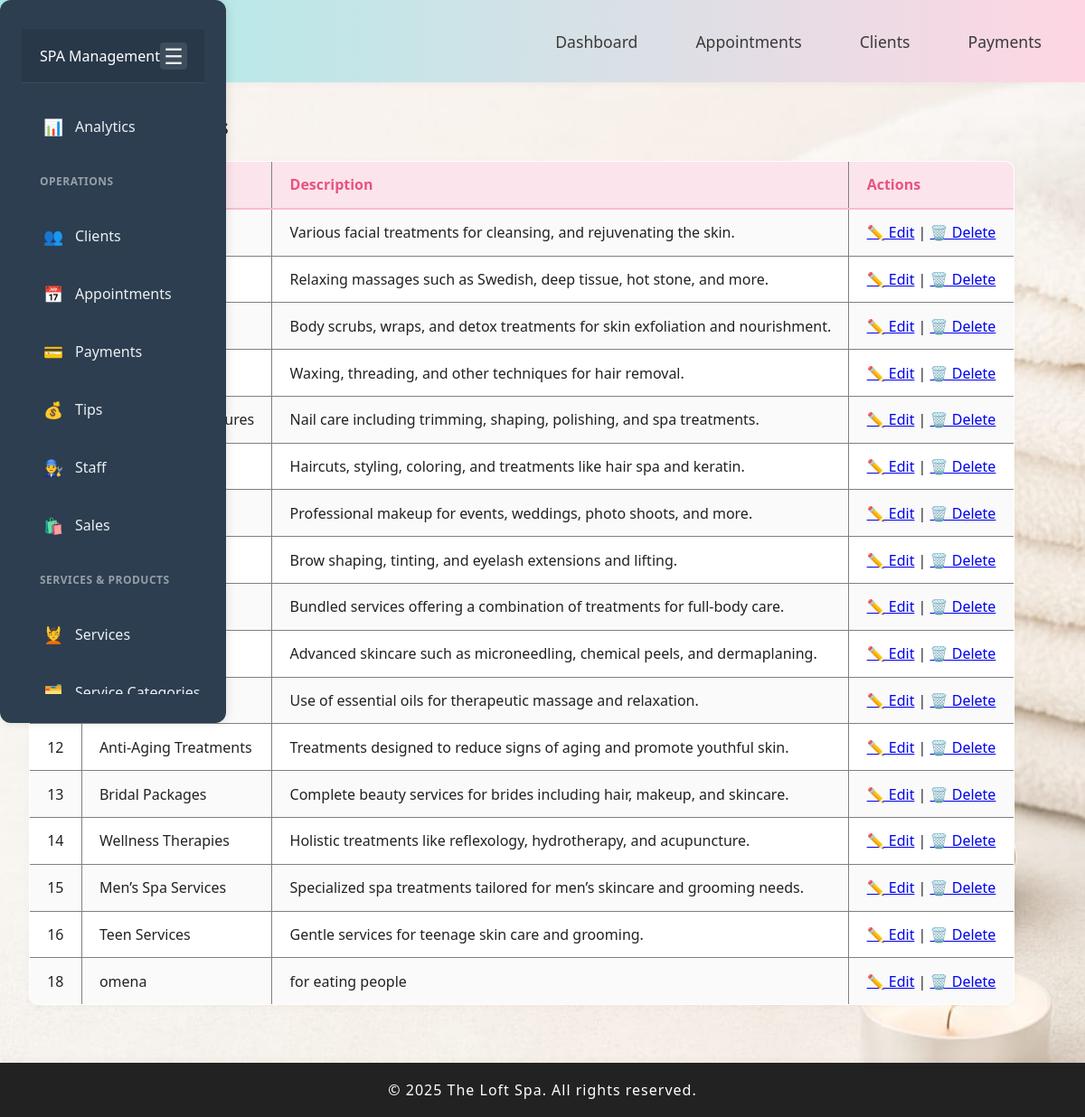
Page /modules/service_categories/index.php on the committed database.
### tables this page shows
CREATE TABLE IF NOT EXISTS `service_categories` (
  `id` int NOT NULL AUTO_INCREMENT,
  `name` varchar(100) NOT NULL,
  `description` text,
  PRIMARY KEY (`id`)
);

### modules/service_categories/index.php (the view)
<?php
include('../../includes/db.php');
include('../../includes/header.php');
include('../../includes/aside.php');
$categories = $conn->query("SELECT * FROM service_categories");
?>
<section>
    <h2>Service Categories</h2>
    <link rel="stylesheet" href="../../assets/css/styles.css">
    <a href="add.php">➕ Add Category</a>
    <table border="1" cellpadding="10">
        <tr>
            <th>ID</th>
            <th>Name</th>
            <th>Description</th>
            <th>Actions</th>
        </tr>
        <?php while ($cat = $categories->fetch_assoc()): ?>
            <tr>
                <td><?= $cat['id'] ?></td>
                <td><?= htmlspecialchars($cat['name']) ?></td>
                <td><?= htmlspecialchars($cat['description']) ?></td>
                <td>
                    <a href="edit.php?id=<?= $cat['id'] ?>">✏️ Edit</a> |
                    <a href="delete.php?id=<?= $cat['id'] ?>" onclick="return confirm('Delete this category?')">🗑️ Delete</a>
                </td>
            </tr>
        <?php endwhile; ?>
    </table>
</section>
<?php include('../../includes/footer.php');

### assets/css/styles.css (style rules this page uses)
* { margin: 0; padding: 0; box-sizing: border-box; }
body { font-family: 'Segoe UI', Arial, sans-serif; background: #f7f8fa; color: #222; min-height: 100vh; display: flex; flex-direction: column; background-image: url('../images/SPA BACKGROUND IMAGE.jpg'); background-size: cover; background-position: center; background-repeat: no-repeat; background-attachment: fixed; }
table { width: 100%; border-collapse: collapse; background: #fff; border-radius: 10px; overflow: hidden; box-shadow: 0 2px 8px rgba(0,0,0,0.03); margin-bottom: 2rem; }
th, td { padding: 0.9rem 1.2rem; text-align: left; }
th { background: #fce4ec; color: #e75480; font-weight: 600; border-bottom: 2px solid #f8bbd0; }
tr:nth-child(even) { background: #fafafa; }

### rows in the picture
service_categories: description "Various facial treatments for cleansing, and rejuvenating the skin."
service_categories: description "Relaxing massages such as Swedish, deep tissue, hot stone, and more."
service_categories: description "Body scrubs, wraps, and detox treatments for skin exfoliation and nourishment."
service_categories: description "Waxing, threading, and other techniques for hair removal."
service_categories: description "Nail care including trimming, shaping, polishing, and spa treatments."
service_categories: description "Haircuts, styling, coloring, and treatments like hair spa and keratin."
service_categories: description "Professional makeup for events, weddings, photo shoots, and more."
service_categories: description "Brow shaping, tinting, and eyelash extensions and lifting."
service_categories: description "Bundled services offering a combination of treatments for full-body care."
service_categories: description "Advanced skincare such as microneedling, chemical peels, and dermaplaning."
service_categories: description "Use of essential oils for therapeutic massage and relaxation."
service_categories: id "12", name "Anti-Aging Treatments", description "Treatments designed to reduce signs of aging and promote youthful skin."
service_categories: id "13", name "Bridal Packages", description "Complete beauty services for brides including hair, makeup, and skincare."
service_categories: id "14", name "Wellness Therapies", description "Holistic treatments like reflexology, hydrotherapy, and acupuncture."
service_categories: id "15", name "Men’s Spa Services", description "Specialized spa treatments tailored for men’s skincare and grooming needs."
service_categories: id "16", name "Teen Services", description "Gentle services for teenage skin care and grooming."
service_categories: id "18", name "omena", description "for eating people"
